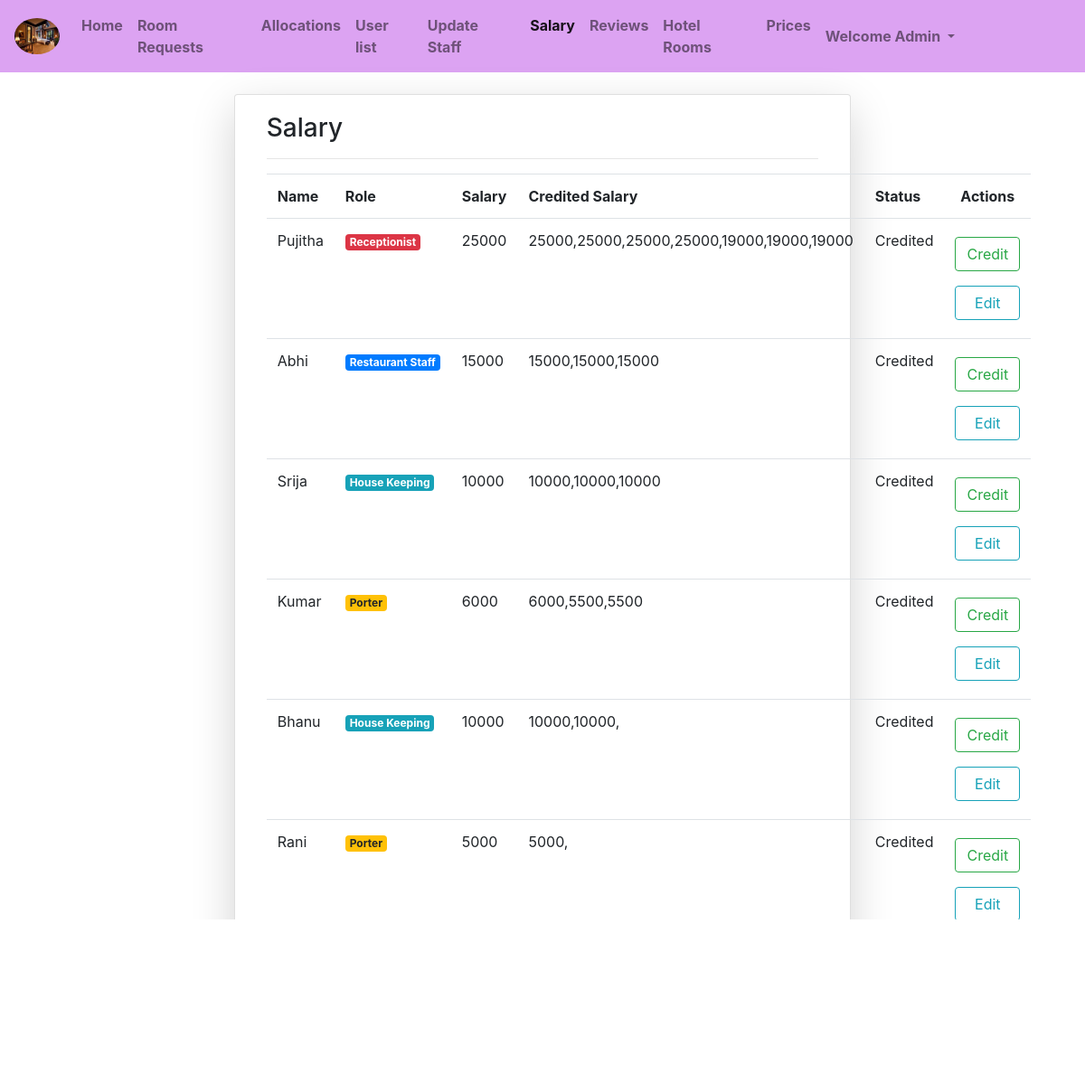
Page /salary/ (signed in) on the committed database.
### hmsapp/models.py (models this page shows)
class Staff(models.Model):
    t=[
        ('0','---Select Staff Type---'),
        ('Receptionist','Receptionist'),
        ('House Keeping','House Keeping'),
        ('Porter','Porter'),
        ('Restaurant Staff','Restaurant Staff'),
    ]
    stn=models.CharField(max_length=20)
    sttp=models.CharField(choices=t,default='0',max_length=20)
    salary=models.CharField(max_length=10)
    crsal=models.CharField(max_length=20)
    status=models.CharField(max_length=200,default="")
    st=models.ForeignKey(User,on_delete=models.CASCADE)

### hmsapp/views.py (the view)
# urls.py: path('salary/',salary,name="sl"),
def salary(request):
    x=Staff.objects.all()
    return render(request,'html/salary.html',{'y':x})

### templates/html/salary.html (shortened to what this page needs)
{% extends 'html/base.html' %}
{% block content %}
<div class="container-fluid mt-4">
    <div class="card col-md-7 mx-auto shadow-lg">
        <div class="card-body">
            <h3>Salary</h3>
            <hr>
            {% if request.user.is_superuser %}
            <table class="table">
                <tr>
                    <th>Name</th>
                    <th>Role</th>
                    <th>Salary</th>
                    <th>Credited Salary</th>
                    <th>Status</th>
                    <th style="text-align: center;">Actions</th>
                </tr>
                {% for i in y %}
                    <tr>
                        <td>{{i.stn}}</td>
                        <td>
                            {% if i.sttp == 'Receptionist' %}
                                <p class="badge badge-danger">Receptionist</p>
                            {% elif i.sttp == 'House Keeping' %}
                                <p class="badge badge-info">House Keeping</p>
                            {% elif i.sttp == 'Porter' %}
                                <p class="badge badge-warning">Porter</p>
                            {% elif i.sttp == 'Restaurant Staff' %}
                                <p class="badge badge-primary">Restaurant Staff</p>
                            {% endif %}
                        </td>
                        <td>
                            {{i.salary}}
                        </td>
                        <td>
                            {{i.crsal}}
                        </td>
                        <td>
                            {{i.status}}
                        </td>
                        <td>
                            <div class="row">
                                <div class="col">
                                    <a href="{% url 'cs' i.id %}" class="form-control my-2 btn btn-outline-success">Credit</a>
                                </div>
                                <div class="col">
                                    <a href="{% url 'ups' i.id %}" class="form-control my-2 btn btn-outline-info">Edit</a>
                                </div>
                            </div>
                        </td>
                    </tr>
                {% endfor %}
            </table>
            {% endif %}
        </div>
    </div>
</div>
{% endblock %}

### templates/html/base.html (style rules this page uses)
body { background-image: url("https://i.pinimg.com/originals/fe/3e/4f/fe3e4fa7f5130f8c4ee903b6925e9a80.jpg"); background-repeat:no-repeat; background-size: 1550px 750px; background-attachment: fixed; }

### rows in the picture
Staff: stn "Pujitha", sttp "Receptionist", salary "25000", crsal "25000,25000,25000,25000,19000,19000,19000", status "Credited"
Staff: stn "Abhi", sttp "Restaurant Staff", salary "15000", crsal "15000,15000,15000", status "Credited"
Staff: stn "Srija", sttp "House Keeping", salary "10000", crsal "10000,10000,10000", status "Credited"
Staff: stn "Kumar", sttp "Porter", salary "6000", crsal "6000,5500,5500", status "Credited"
Staff: stn "Bhanu", sttp "House Keeping", salary "10000", crsal "10000,10000,", status "Credited"
Staff: stn "Rani", sttp "Porter", salary "5000", crsal "5000,", status "Credited"
